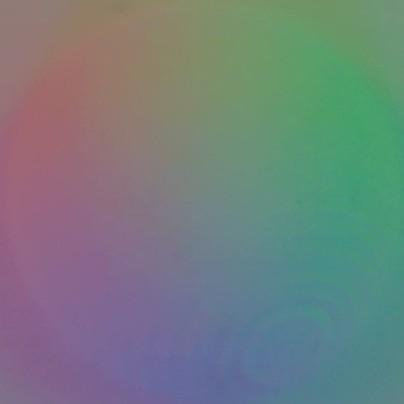
#> input picture img/set1/3.jpg, 404 x 404 px, found by its file name
$ python v1.py
#> lines starting #> are read from the running program, lines starting #| are printed output that depends on the picture

from mpl_toolkits.mplot3d import Axes3D
from matplotlib import style
import cv2
import numpy as np
import matplotlib.pyplot as plt

# import training/calibration image
img = cv2.imread("./img/3.jpg")
#> img is the input picture: shape (404, 404, 3); mean B, G, R 126.2, 127.1, 114.1
height, width = img.shape[0:2]
#> height = 404; width = 404
center_h = height / 2
#> center_h = 202
center_w = height / 2
#> center_w = 202
radius = width / 2
#> radius = 202
count = 0

print(1)
# initialization gradient map and polulate
gradmap = np.zeros([404, 404, 2], dtype = float) # 0:dz/dx; 1:dz/dy
for x in range(0, width):
    for y in range(0, height):
        if (pow(x - center_w, 2) + pow(y - center_h, 2) < pow(radius, 2)):
            gradmap[x][y][0] = - (x - center_w) * pow((pow(radius, 2) - pow((x - center_w), 2) - pow((y - center_h), 2)), -0.5)
            gradmap[x][y][1] = - (y - center_h) * pow((pow(radius, 2) - pow((x - center_w), 2) - pow((y - center_h), 2)), -0.5)

print(2)
# initialize RGB map and polulate
countmap = np.zeros([255,255,255], dtype = int)
rgbmap = np.zeros([255, 255, 255, 2], dtype = float)
count = 0
for x in range(0, width):
    for y in range(0, height):
        R = img[y][x][2]
        G = img[y][x][1]
        B = img[y][x][0]
        # dz/dx
        rgbmap[R][G][B][0] = (rgbmap[R][G][B][0] * countmap[R][G][B] + gradmap[x][y][0]) / (countmap[R][G][B] + 1)
        # dz/dy
        rgbmap[R][G][B][1] = (rgbmap[R][G][B][1] * countmap[R][G][B] + gradmap[x][y][1]) / (countmap[R][G][B] + 1)
        # countmap
        countmap[R][G][B] += 1
R = img[0][0][2]
#> R = 144
G = img[0][0][1]
#> G = 123
B = img[0][0][0]
#> B = 118
#print(rgbmap[R][G][B][0])
#print(countmap[R][G][B])

print(3)
# reconstruct heightmap from gradmap from different directions
zmap_l = np.zeros([405,405], dtype = float) # left
zmap_r = np.zeros([405,405], dtype = float) # right
zmap_u = np.zeros([405,405], dtype = float) # up
zmap_d = np.zeros([405,405], dtype = float) # down
zmap = np.zeros([405,405], dtype = float) # final heightmap
for x in range(0, width):
    for y in range(0, height):
        R = img[y][x][2]
        G = img[y][x][1]
        B = img[y][x][0]
        zmap_l[x + 1][y] = zmap_l[x][y] + rgbmap[R][G][B][0]
        zmap_r[403 - x][y] = zmap_r[404 - x][y] + rgbmap[R][G][B][0]
        zmap_u[x][y + 1] = zmap_u[x][y] + rgbmap[R][G][B][1]
        zmap_d[x][403 - y] = zmap_d[x][404 - y] + rgbmap[R][G][B][1]
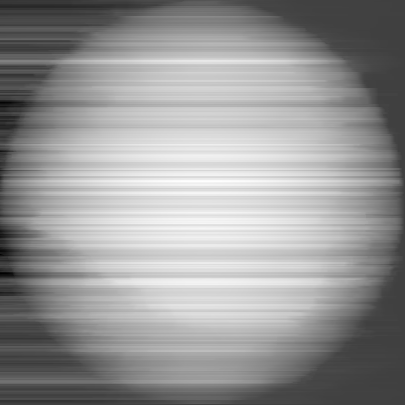
#> zmap_d: shape (405, 405) float64; min -76.54, max 224.3, mean 101.2; drawn with min black and max white
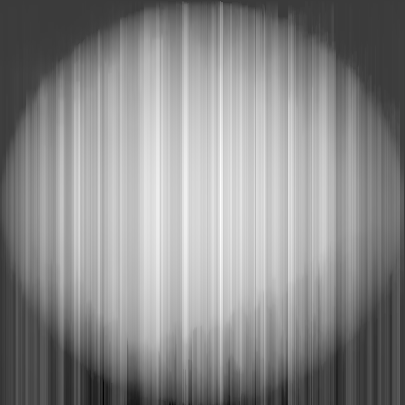
#> zmap_l: shape (405, 405) float64; min -76.28, max 248.5, mean 100.6; drawn with min black and max white
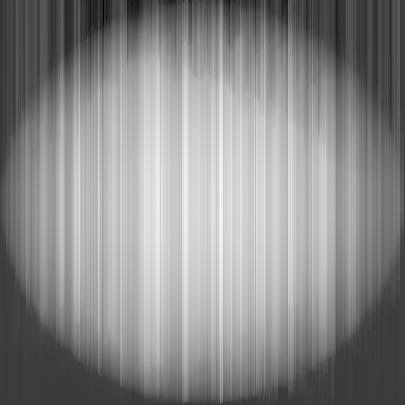
#> zmap_r: shape (405, 405) float64; min -76.28, max 248.5, mean 100.6; drawn with min black and max white
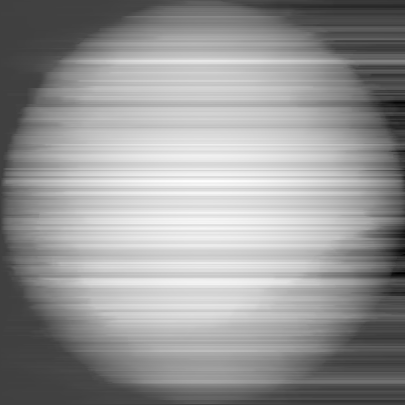
#> zmap_u: shape (405, 405) float64; min -76.54, max 224.3, mean 101.2; drawn with min black and max white
print(4)

# check error of gradient
error_sum = 0
for x in range(0, width):
    for y in range(0, height):
        R = img[y][x][2]
        G = img[y][x][1]
        B = img[y][x][0]
        error_sum += pow(rgbmap[R][G][B][0] - gradmap[x][y][0], 2) + pow(rgbmap[R][G][B][1] - gradmap[x][y][1], 2)
#> after the loop, error_sum = 490883.8

print("error sum: " + str(round(error_sum, 2)))
#| error sum: 490883.78

# summing by weight
for y in range(0, height):
    for x in range(0, width):
        zmap[x][y] = (zmap_l[x][y] * (404 - x) + zmap_r[x][y] * x + zmap_u[x][y] * (404 - y) + zmap_d[x][y] * y) / 808 # in 4 directions
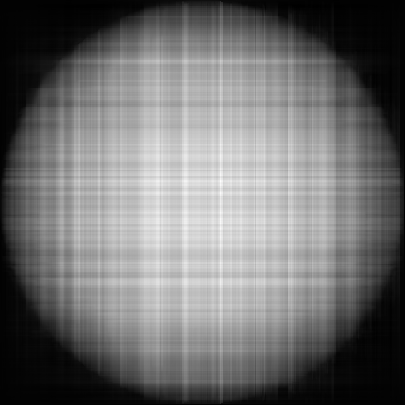
#> zmap: shape (405, 405) float64; min -2.45, max 235.4, mean 101.4; drawn with min black and max white
        # zmap[x][y] = (zmap_l[x][y] * (404 - x) + zmap_r[x][y] * x) / 404 # in 2 directions
print(5)

# visualize heightmap 3D
fig = plt.figure()
ax = Axes3D(fig, auto_add_to_figure=False)
fig.add_axes(ax)
x = np.arange(0, 405, 1)
y = np.arange(0, 405, 1)
x, y = np.meshgrid(x, y)
# ax.plot_surface(x, y, zmap, rstride = 5, cstride = 5, cmap = plt.get_cmap('rainbow'))
ax.contourf(x, y, zmap, zdir = 'z', offset = -2, cmap = 'rainbow') # draw isoheight
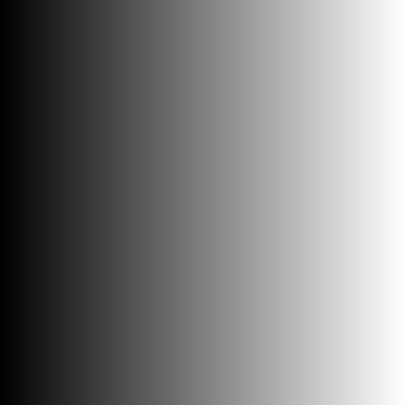
#> x: shape (405, 405) int64; min 0, max 404, mean 202; drawn with min black and max white
ax.set_xlabel('x')
ax.set_ylabel('y')
ax.set_zlabel('z')
ax.set_title('3D surface reconstruction')
print(6)
plt.show()
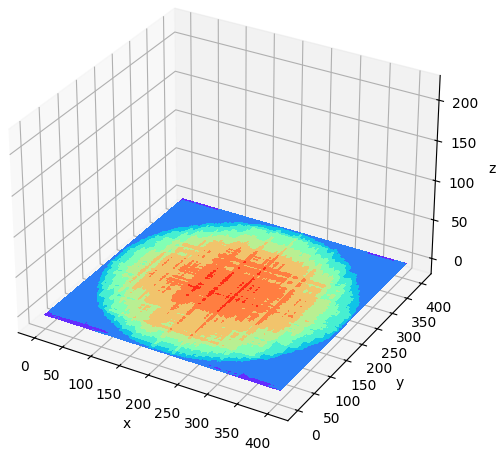
#> figure drawn by matplotlib, 1 panel

'''
# visualize heightmap 2D
x = np.arange(1,405)
y = zmap[202]
plt.title("Matplotlib demo")
plt.xlabel("x axis caption")
plt.ylabel("y axis caption")
plt.plot(x,y)
plt.show()
'''

$ run again, with img/set1/1.jpg copied over img/set1/3.jpg
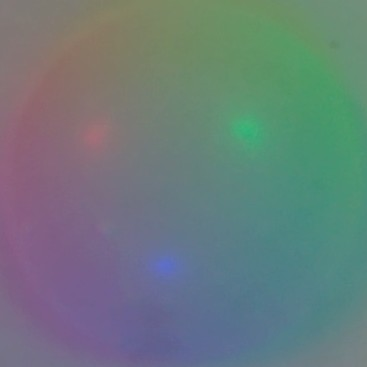
#> input picture img/set1/1.jpg, 367 x 367 px, found by its file name
#> img is the input picture: shape (367, 367, 3); mean B, G, R 123.9, 123.5, 106.2
#> R = 127
#> G = 122
#> B = 119
#> after the loop `for x in range(0, width):`:
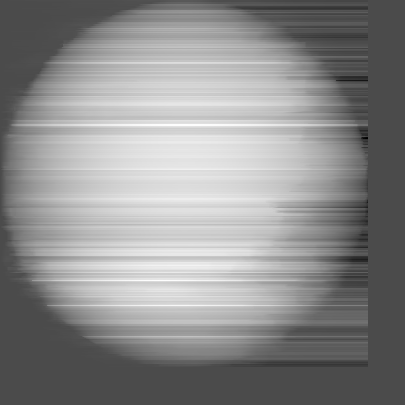
#> zmap_u: shape (405, 405) float64; min -87.17, max 209, mean 76.9; drawn with min black and max white
#> after the loop `for x in range(0, width):`: error_sum = 537411.4
#| error sum: 537411.39
#> `plt.show()`:
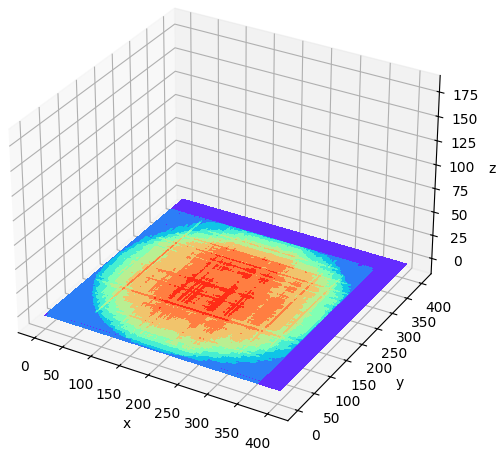
#> figure drawn by matplotlib, 1 panel

$ run again, with img/set1/2.jpg copied over img/set1/3.jpg
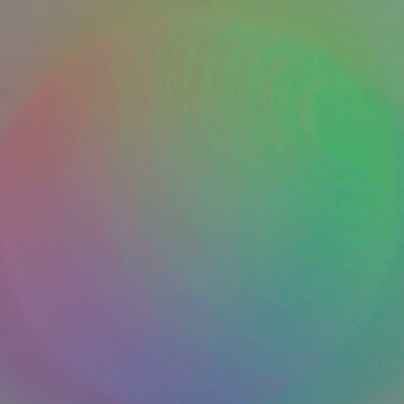
#> input picture img/set1/2.jpg, 404 x 404 px, found by its file name
#> img is the input picture: shape (404, 404, 3); mean B, G, R 123.8, 135.7, 114
#> R = 137
#> G = 127
#> B = 118
#> after the loop `for x in range(0, width):`:
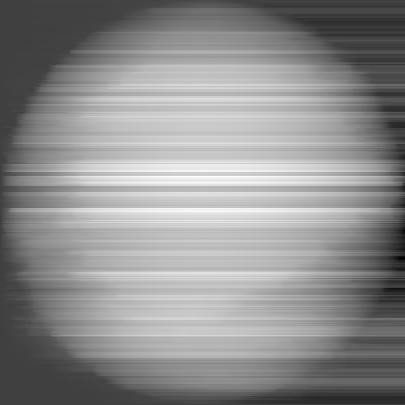
#> zmap_u: shape (405, 405) float64; min -84.1, max 249.3, mean 101.1; drawn with min black and max white
#> after the loop `for x in range(0, width):`: error_sum = 512786.6
#| error sum: 512786.58
#> `plt.show()`:
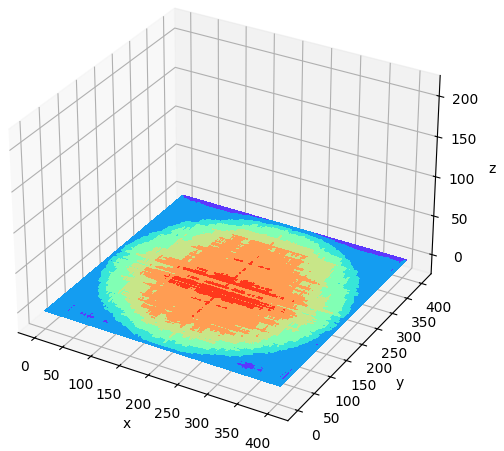
#> figure drawn by matplotlib, 1 panel
